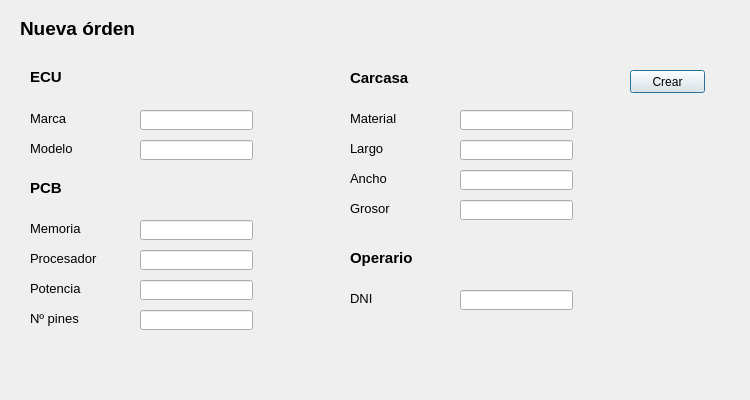
<?xml version="1.0" encoding="UTF-8"?>
<ui version="4.0">
 <class>InterfazOrdenes</class>
 <widget class="QDialog" name="InterfazOrdenes">
  <property name="geometry">
   <rect>
    <x>0</x>
    <y>0</y>
    <width>750</width>
    <height>400</height>
   </rect>
  </property>
  <property name="windowTitle">
   <string>Dialog</string>
  </property>
  <widget class="QLabel" name="label">
   <property name="geometry">
    <rect>
     <x>20</x>
     <y>20</y>
     <width>151</width>
     <height>16</height>
    </rect>
   </property>
   <property name="font">
    <font>
     <pointsize>14</pointsize>
     <weight>75</weight>
     <bold>true</bold>
    </font>
   </property>
   <property name="text">
    <string>Nueva órden</string>
   </property>
  </widget>
  <widget class="QLineEdit" name="marca">
   <property name="geometry">
    <rect>
     <x>140</x>
     <y>110</y>
     <width>113</width>
     <height>20</height>
    </rect>
   </property>
  </widget>
  <widget class="QLineEdit" name="modelo">
   <property name="geometry">
    <rect>
     <x>140</x>
     <y>140</y>
     <width>113</width>
     <height>20</height>
    </rect>
   </property>
  </widget>
  <widget class="QLineEdit" name="procesador">
   <property name="geometry">
    <rect>
     <x>140</x>
     <y>250</y>
     <width>113</width>
     <height>20</height>
    </rect>
   </property>
  </widget>
  <widget class="QLineEdit" name="memoria">
   <property name="geometry">
    <rect>
     <x>140</x>
     <y>220</y>
     <width>113</width>
     <height>20</height>
    </rect>
   </property>
  </widget>
  <widget class="QLineEdit" name="potencia">
   <property name="geometry">
    <rect>
     <x>140</x>
     <y>280</y>
     <width>113</width>
     <height>20</height>
    </rect>
   </property>
  </widget>
  <widget class="QLineEdit" name="pines">
   <property name="geometry">
    <rect>
     <x>140</x>
     <y>310</y>
     <width>113</width>
     <height>20</height>
    </rect>
   </property>
  </widget>
  <widget class="QLabel" name="label_2">
   <property name="geometry">
    <rect>
     <x>30</x>
     <y>70</y>
     <width>47</width>
     <height>13</height>
    </rect>
   </property>
   <property name="font">
    <font>
     <pointsize>11</pointsize>
     <weight>75</weight>
     <bold>true</bold>
    </font>
   </property>
   <property name="text">
    <string>ECU</string>
   </property>
  </widget>
  <widget class="QLabel" name="label_3">
   <property name="geometry">
    <rect>
     <x>30</x>
     <y>110</y>
     <width>51</width>
     <height>16</height>
    </rect>
   </property>
   <property name="font">
    <font>
     <pointsize>10</pointsize>
    </font>
   </property>
   <property name="text">
    <string>Marca</string>
   </property>
  </widget>
  <widget class="QLabel" name="label_4">
   <property name="geometry">
    <rect>
     <x>30</x>
     <y>140</y>
     <width>51</width>
     <height>16</height>
    </rect>
   </property>
   <property name="font">
    <font>
     <pointsize>10</pointsize>
    </font>
   </property>
   <property name="text">
    <string>Modelo</string>
   </property>
  </widget>
  <widget class="QLabel" name="label_5">
   <property name="geometry">
    <rect>
     <x>30</x>
     <y>220</y>
     <width>61</width>
     <height>16</height>
    </rect>
   </property>
   <property name="font">
    <font>
     <pointsize>10</pointsize>
    </font>
   </property>
   <property name="text">
    <string>Memoria</string>
   </property>
  </widget>
  <widget class="QLabel" name="label_6">
   <property name="geometry">
    <rect>
     <x>30</x>
     <y>250</y>
     <width>71</width>
     <height>16</height>
    </rect>
   </property>
   <property name="font">
    <font>
     <pointsize>10</pointsize>
    </font>
   </property>
   <property name="text">
    <string>Procesador</string>
   </property>
  </widget>
  <widget class="QLabel" name="label_7">
   <property name="geometry">
    <rect>
     <x>30</x>
     <y>280</y>
     <width>51</width>
     <height>16</height>
    </rect>
   </property>
   <property name="font">
    <font>
     <pointsize>10</pointsize>
    </font>
   </property>
   <property name="text">
    <string>Potencia</string>
   </property>
  </widget>
  <widget class="QLabel" name="label_8">
   <property name="geometry">
    <rect>
     <x>30</x>
     <y>310</y>
     <width>51</width>
     <height>16</height>
    </rect>
   </property>
   <property name="font">
    <font>
     <pointsize>10</pointsize>
    </font>
   </property>
   <property name="text">
    <string>Nº pines</string>
   </property>
  </widget>
  <widget class="QLabel" name="label_9">
   <property name="geometry">
    <rect>
     <x>30</x>
     <y>180</y>
     <width>51</width>
     <height>16</height>
    </rect>
   </property>
   <property name="font">
    <font>
     <pointsize>11</pointsize>
     <weight>75</weight>
     <bold>true</bold>
    </font>
   </property>
   <property name="text">
    <string>PCB</string>
   </property>
  </widget>
  <widget class="QLineEdit" name="ancho">
   <property name="geometry">
    <rect>
     <x>460</x>
     <y>170</y>
     <width>113</width>
     <height>20</height>
    </rect>
   </property>
   <property name="text">
    <string/>
   </property>
  </widget>
  <widget class="QLineEdit" name="material">
   <property name="geometry">
    <rect>
     <x>460</x>
     <y>110</y>
     <width>113</width>
     <height>20</height>
    </rect>
   </property>
   <property name="text">
    <string/>
   </property>
  </widget>
  <widget class="QLabel" name="label_10">
   <property name="geometry">
    <rect>
     <x>350</x>
     <y>200</y>
     <width>51</width>
     <height>16</height>
    </rect>
   </property>
   <property name="font">
    <font>
     <pointsize>10</pointsize>
    </font>
   </property>
   <property name="text">
    <string>Grosor</string>
   </property>
  </widget>
  <widget class="QLineEdit" name="grosor">
   <property name="geometry">
    <rect>
     <x>460</x>
     <y>200</y>
     <width>113</width>
     <height>20</height>
    </rect>
   </property>
   <property name="text">
    <string/>
   </property>
  </widget>
  <widget class="QLabel" name="label_11">
   <property name="geometry">
    <rect>
     <x>350</x>
     <y>70</y>
     <width>71</width>
     <height>16</height>
    </rect>
   </property>
   <property name="font">
    <font>
     <pointsize>11</pointsize>
     <weight>75</weight>
     <bold>true</bold>
    </font>
   </property>
   <property name="text">
    <string>Carcasa</string>
   </property>
  </widget>
  <widget class="QLabel" name="label_12">
   <property name="geometry">
    <rect>
     <x>350</x>
     <y>110</y>
     <width>61</width>
     <height>16</height>
    </rect>
   </property>
   <property name="font">
    <font>
     <pointsize>10</pointsize>
    </font>
   </property>
   <property name="text">
    <string>Material</string>
   </property>
  </widget>
  <widget class="QLineEdit" name="largo">
   <property name="geometry">
    <rect>
     <x>460</x>
     <y>140</y>
     <width>113</width>
     <height>20</height>
    </rect>
   </property>
   <property name="text">
    <string/>
   </property>
  </widget>
  <widget class="QLabel" name="label_13">
   <property name="geometry">
    <rect>
     <x>350</x>
     <y>140</y>
     <width>71</width>
     <height>16</height>
    </rect>
   </property>
   <property name="font">
    <font>
     <pointsize>10</pointsize>
    </font>
   </property>
   <property name="text">
    <string>Largo</string>
   </property>
  </widget>
  <widget class="QLabel" name="label_14">
   <property name="geometry">
    <rect>
     <x>350</x>
     <y>170</y>
     <width>51</width>
     <height>16</height>
    </rect>
   </property>
   <property name="font">
    <font>
     <pointsize>10</pointsize>
    </font>
   </property>
   <property name="text">
    <string>Ancho</string>
   </property>
  </widget>
  <widget class="QLabel" name="label_15">
   <property name="geometry">
    <rect>
     <x>350</x>
     <y>290</y>
     <width>61</width>
     <height>16</height>
    </rect>
   </property>
   <property name="font">
    <font>
     <pointsize>10</pointsize>
    </font>
   </property>
   <property name="text">
    <string>DNI</string>
   </property>
  </widget>
  <widget class="QLabel" name="label_16">
   <property name="geometry">
    <rect>
     <x>350</x>
     <y>250</y>
     <width>71</width>
     <height>16</height>
    </rect>
   </property>
   <property name="font">
    <font>
     <pointsize>11</pointsize>
     <weight>75</weight>
     <bold>true</bold>
    </font>
   </property>
   <property name="text">
    <string>Operario</string>
   </property>
  </widget>
  <widget class="QLineEdit" name="operario">
   <property name="geometry">
    <rect>
     <x>460</x>
     <y>290</y>
     <width>113</width>
     <height>20</height>
    </rect>
   </property>
   <property name="text">
    <string/>
   </property>
  </widget>
  <widget class="QPushButton" name="crear">
   <property name="geometry">
    <rect>
     <x>630</x>
     <y>70</y>
     <width>75</width>
     <height>23</height>
    </rect>
   </property>
   <property name="text">
    <string>Crear</string>
   </property>
  </widget>
  <widget class="QLabel" name="label_17">
   <property name="geometry">
    <rect>
     <x>-10</x>
     <y>-200</y>
     <width>1024</width>
     <height>768</height>
    </rect>
   </property>
   <property name="minimumSize">
    <size>
     <width>1024</width>
     <height>0</height>
    </size>
   </property>
   <property name="text">
    <string/>
   </property>
   <property name="pixmap">
    <pixmap resource="imagenes.qrc">:/imagenes/fondo.PNG</pixmap>
   </property>
  </widget>
  <widget class="QLabel" name="label_19">
   <property name="geometry">
    <rect>
     <x>400</x>
     <y>640</y>
     <width>61</width>
     <height>16</height>
    </rect>
   </property>
   <property name="font">
    <font>
     <pointsize>10</pointsize>
    </font>
   </property>
   <property name="text">
    <string>DNI</string>
   </property>
  </widget>
  <widget class="QLineEdit" name="operario_2">
   <property name="geometry">
    <rect>
     <x>510</x>
     <y>640</y>
     <width>113</width>
     <height>20</height>
    </rect>
   </property>
   <property name="text">
    <string/>
   </property>
  </widget>
  <widget class="QLabel" name="label_20">
   <property name="geometry">
    <rect>
     <x>400</x>
     <y>600</y>
     <width>71</width>
     <height>16</height>
    </rect>
   </property>
   <property name="font">
    <font>
     <pointsize>11</pointsize>
     <weight>75</weight>
     <bold>true</bold>
    </font>
   </property>
   <property name="text">
    <string>Operario</string>
   </property>
  </widget>
  <widget class="QPushButton" name="crear_2">
   <property name="geometry">
    <rect>
     <x>680</x>
     <y>640</y>
     <width>75</width>
     <height>23</height>
    </rect>
   </property>
   <property name="text">
    <string>Crear</string>
   </property>
  </widget>
  <zorder>label_17</zorder>
  <zorder>label</zorder>
  <zorder>marca</zorder>
  <zorder>modelo</zorder>
  <zorder>procesador</zorder>
  <zorder>memoria</zorder>
  <zorder>potencia</zorder>
  <zorder>pines</zorder>
  <zorder>label_2</zorder>
  <zorder>label_3</zorder>
  <zorder>label_4</zorder>
  <zorder>label_5</zorder>
  <zorder>label_6</zorder>
  <zorder>label_7</zorder>
  <zorder>label_8</zorder>
  <zorder>label_9</zorder>
  <zorder>ancho</zorder>
  <zorder>material</zorder>
  <zorder>label_10</zorder>
  <zorder>grosor</zorder>
  <zorder>label_11</zorder>
  <zorder>label_12</zorder>
  <zorder>largo</zorder>
  <zorder>label_13</zorder>
  <zorder>label_14</zorder>
  <zorder>label_15</zorder>
  <zorder>label_16</zorder>
  <zorder>operario</zorder>
  <zorder>crear</zorder>
  <zorder>label_19</zorder>
  <zorder>operario_2</zorder>
  <zorder>label_20</zorder>
  <zorder>crear_2</zorder>
 </widget>
 <resources>
  <include location="imagenes.qrc"/>
 </resources>
 <connections/>
</ui>
